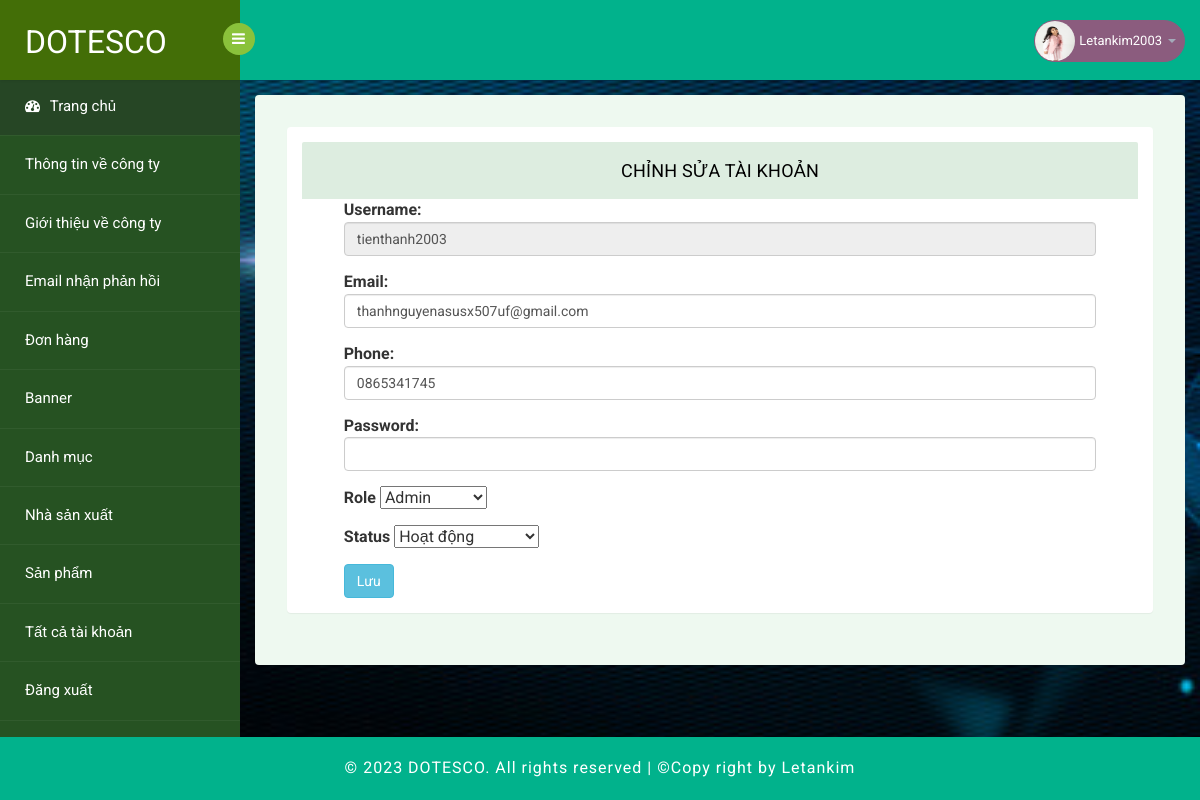
Page /admin/index.php?page=update-account&id=19 (signed in) on the committed database.
### tables this page shows
CREATE TABLE `tbl_account` (
  `id` int(6) NOT NULL,
  `username` varchar(200) NOT NULL,
  `password` varchar(200) NOT NULL,
  `email` varchar(200) NOT NULL,
  `phone` varchar(10) DEFAULT NULL,
  `avatar` varchar(300) DEFAULT NULL,
  `createAt` datetime NOT NULL DEFAULT current_timestamp(),
  `modifiedAt` datetime DEFAULT NULL,
  `role` tinyint(4) NOT NULL DEFAULT 0,
  `status` tinyint(4) NOT NULL DEFAULT 1
);

### admin/DBConnection/ConnectionAdmin.php (called while the page is built, shortened)
<?php
class ConnectionAdmin {
    public static $conn;
    function connect() {
        $servername = DB_HOST;
        $username = DB_USER;
        $password = DB_PASSWORD;
        $table = DB_NAME;
        try {
            self::$conn = new PDO("mysql:host=$servername;dbname=$table;charset=utf8", $username, $password);
            self::$conn->setAttribute(PDO::ATTR_ERRMODE, PDO::ERRMODE_EXCEPTION);
        } catch(PDOException $e) {
            try {
                $date= date('Y/m/d H:i:s');
                $myLogger = fopen(PATH_ROOT_ADMIN.'/Log/admin_log.log', 'a');
                $content = "Admin: CONNECT (".$e->getMessage().") ".$date."\n";
                fwrite($myLogger, $content);
            } catch(Exception $error) {
            }
        }
        return self::$conn;
    }
    function get_one($sql, $params = array()) {
        $result = [];
        try {
            $conn = $this->connect();
            $stmt = $conn->prepare($sql);
            $stmt->execute($params);
            $stmt->setFetchMode(PDO::FETCH_ASSOC);
            $result = $stmt->fetch();
        } catch(PDOException $e) {
            try {
                $date= date('Y/m/d H:i:s');
                $myLogger = fopen(PATH_ROOT_ADMIN.'/Log/log_user.log', 'a');
                $content = "User: GET BY ID (".$e->getMessage().") ".$date."\n";
                fwrite($myLogger, $content);
            } catch(Exception $error) {
            }
        }
        return $result;
    }
}
?>

### admin/DAO/AccountDao.php (called while the page is built, shortened)
<?php
require_once PATH_ROOT_ADMIN."/DBConnection/ConnectionAdmin.php";
require_once PATH_ROOT."/model/Account.php";
class AccountDao {
    private static $db;
    public function __construct()
    {
        self::$db = new ConnectionAdmin();
    }
    private function account($row) {
        $id = $row['id'];
        $username = $row['username'];
        $password = $row['password'];
        $email = $row['email'];
        $phone = $row['phone'];
        $avatar = $row['avatar'];
        $createAt = $row['createAt'];
        $modifiedAt = $row['modifiedAt'];
        $status = $row['status'];
        $role = $row['role'];
        $account = new Account($id, $username, $password, $email, $phone,$avatar, $createAt, $modifiedAt, $status, $role);
        return $account;
    }
    function getOneByID($id) {
        $params = array(":id"=>$id);
        $sql = "SELECT * FROM tbl_account WHERE id=:id";
        $row = self::$db->get_one($sql, $params);
        if($row) {
            return $this->account($row);
        }
        return null;
    }
}
?>

### model/Account.php (called while the page is built, shortened)
<?php
class Account {
    protected $username;
    protected $email;
    protected $phone;
    protected $status;
    protected $role;
    public function __construct($id, $username, $password, $email, $phone,$avatar, $createAt, $modifiedAt, $status, $role)
    {
        $this->username = $username;
        $this->email = $email;
        $this->phone = $phone;
        $this->status = $status;
        $this->role = $role;
    }
    public function getUsername()
    {
        return $this->username;
    }
    public function getEmail()
    {
        return $this->email;
    }
    public function getPhone()
    {
        return $this->phone;
    }
    public function getStatus()
    {
        return $this->status;
    }
    public function getRole()
    {
        return $this->role;
    }
}
?>

### admin/view/editForm/editAccount.php (the view, shortened to what this page needs)
<?php
    $username = $currentAccount->getUsername();
    $role = $currentAccount->getRole();
    $status = $currentAccount->getStatus();
    $email = $currentAccount->getEmail();
    $phone = $currentAccount->getPhone();
?>
<section id="main-content">
	<section class="wrapper">
		<div class="table-agile-info">
            <div class="panel panel-default">
                <div class="panel-body form-add active">
                    <div class="panel-heading">
                        Chỉnh sửa tài khoản
                    </div>
                    <div class="position-center">
                        <form enctype="multipart/form-data" method = "post" action = "index.php?page=updated-account" role="form">
                            <div class="form-group">
                                <label for="username">Username: </label>
                                <input value="<?=$username?>" readonly type="text" id="username" name="username" class="form-control">
                            </div>
                            <div class="form-group">
                                <label for="email">Email: </label>
                                <input value="<?=$email?>" required type="email" id="email" name="email" class="form-control">
                            </div>
                            <div class="form-group">
                                <label for="phone">Phone: </label>
                                <input required value="<?=$phone?>" type="phone" id="phone" name="phone" class="form-control">
                            </div>
                            <div class="form-group">
                                <label for="password">Password: </label>
                                <input type="password" id="password" name="password" class="form-control">
                            </div>
                            <div class="form-group">
                                <label for="role">Role</label>
                                <select name="role" id="role">
                                    <?php
                                        if($role == 1) {
                                            echo "<option value='0'>Người dùng</option>
                                            <option value='1' selected>Admin</option>";
                                        } else {
                                            echo "<option value='0' selected>Người dùng</option>
                                            <option value='1'>Admin</option>";
                                        }
                                    ?>
                                </select>
                            </div>
                            <div class="form-group">
                                <label for="status">Status</label>
                                <select name="status" id="status">
                                    <?php
                                        if($status == 1) {
                                            echo "<option value='0'>Không hoạt động</option>
                                            <option value='1' selected>Hoạt động</option>";
                                        } else  {
                                            echo "<option value='0' selected>Không hoạt động</option>
                                            <option value='1'>Hoạt động</option>";
                                        }
                                    ?>
                                </select>
                            </div>
                            <button type="submit" id="update-information" name = "update-account" class="btn btn-info">Lưu</button>
                        </form>
                    </div>
                </div>
            </div>
        </div>
</section>
</section>
</section>

### admin/assets/css/style.css (style rules this page uses)
html, body { font-family: 'Roboto', sans-serif; font-size: 100%; overflow-x: hidden; background: url(../images/bg.jpg) no-repeat 0px 0px; background-size:cover; }
body { position: relative; min-height: 100vh; }
ul,label { margin:0; padding:0; }
#main-content { margin-left:240px; -webkit-transition:all .3s ease-in-out; -moz-transition:all .3s ease-in-out; -o-transition:all .3s ease-in-out; transition:all .3s ease-in-out; }
.wrapper { margin-bottom: 50px; display:inline-block; margin-top:80px; padding:15px; width:100%; }
.position-center { width:90%; margin: 0 auto; }
.panel-heading { position: relative; height: 57px; line-height: 57px; letter-spacing: 0.2px; color: #000; font-size: 18px; font-weight: 400; padding: 0 16px; background:#ddede0; border-top-right-radius: 2px; border-top-left-radius: 2px; text-transform: uppercase; text-align: center; }
.panel { border: none ! important; }
.table-agile-info { background: #eef9f0; padding: 2em; border-radius: 4px; -webkit-box-shadow: 0 1px 1px rgba(0,0,0,.05); box-shadow: 0 1px 1px rgba(0,0,0,.05); }
.form-add { display: none; }
.form-add.active { display: block; }

### admin/assets/css/form.css (style rules this page uses)
.form-group input, .form-group textarea { font-size: 14px; }

### rows in the picture
tbl_account: username "tienthanh2003", email "thanhnguyenasusx507uf@gmail.com", phone "0865341745", role "Admin", status "Hoạt động"

### other values in the picture
$_SESSION['usernameAdmin'] "Letankim2003"
